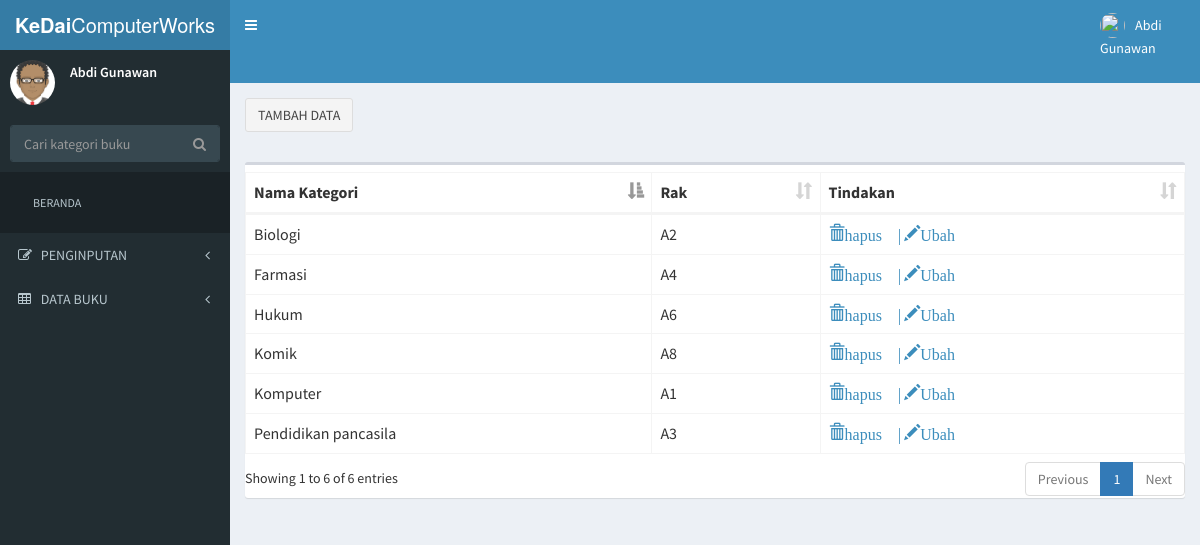
Page /web_extract/admin/datakategori.php (signed in) on the committed database.
### tables this page shows
CREATE TABLE `kategori` (
  `id` int(3) NOT NULL,
  `nama_kategori` varchar(20) NOT NULL,
  `rak` char(5) NOT NULL
);

### web_extract/admin/datakategori.php (the view, shortened to what this page needs)
<?php
$user		= $_COOKIE['ambil'];
?>
<!DOCTYPE html>
<html>
<head>
  <link rel="stylesheet" href="../bower_components/bootstrap/dist/css/bootstrap.min.css">
  <link rel="stylesheet" href="../bower_components/font-awesome/css/font-awesome.min.css">
  <link rel="stylesheet" href="../bower_components/Ionicons/css/ionicons.min.css">
  <link rel="stylesheet" href="../bower_components/datatables.net-bs/css/dataTables.bootstrap.min.css">
  <link rel="stylesheet" href="../dist/css/AdminLTE.min.css">
  <link rel="stylesheet" href="../dist/css/skins/_all-skins.min.css">
</head>
<body class="hold-transition skin-blue sidebar-mini">
<div class="wrapper">
  <header class="main-header">
    <a href="" class="logo">
      <span class="logo-lg"><b>KeDai</b>ComputerWorks</span>
    </a>
    <nav class="navbar navbar-static-top">
      <a href="#" class="sidebar-toggle" data-toggle="push-menu" role="button">
      </a>
      <div class="navbar-custom-menu">
        <ul class="nav navbar-nav">
          <li class="dropdown user user-menu">
            <a href="#" class="dropdown-toggle" data-toggle="dropdown">
              <img src="profil.jpg" class="user-image" alt="User Image">
              <span class="hidden-xs"><?php echo '<p>'.$user.'</p>'; ?></span>
            </a>
          </li>
        </ul>
      </div>
    </nav>
  </header>
  <aside class="main-sidebar">
    <section class="sidebar">
      <div class="user-panel">
        <div class="pull-left image">
          <img src="../dist/img/avatar.png" class="img-circle" alt="User Image">
        </div>
        <div class="pull-left info">
          <?php echo '<p>'.$user.'</p>'; ?>
        </div>
      </div>
      <form action="datakategori.php" method="post" class="sidebar-form">
        <div class="input-group">
          <input type="text" name="q" class="form-control" placeholder="Cari kategori buku">
          <span class="input-group-btn">
                <button type="submit" name="search" class="btn btn-flat"><i class="fa fa-search"></i>
                </button>
              </span>
        </div>
      </form>
      <ul class="sidebar-menu" data-widget="tree">
        <li class="header"><a href="home.php">BERANDA</a></li>
        <li class="treeview">
          <a href="">
            <i class="fa fa-edit"></i> <span>PENGINPUTAN</span>
			 <span class="pull-right-container">
              <i class="fa fa-angle-left pull-right"></i>
            </span>
			</a>
        </li>
        <li class="treeview">
          <a href="data.php">
            <i class="fa fa-table"></i> <span>DATA BUKU</span>
            <span class="pull-right-container">
              <i class="fa fa-angle-left pull-right"></i>
            </span>
			</a>
        </li>
		</ul>
    </section>
  </aside>
    <div class="content-wrapper">
	<section class="content-header">
      <div class="form-group">
                 <a href="kategori.php"><button type="submit" class="btn btn-default">TAMBAH DATA</button></a>
              </div>
    </section>
   <section class="content">
   <div class="row">
   <div class="col-xs-12">
          <div class="box">
              <table id="example2" class="table table-bordered table-hover">
                <thead>
                <tr>
                  <th>Nama Kategori</th>
                  <th>Rak</th>
                  <th>Tindakan</th>
                </tr>
                </thead>
                <tbody>
				<?php
$link = mysqli_connect("localhost", "root", "", "web") or die(mysqli_error());
	if(isset($_POST['search'])) {
		$judul = $_POST['q'];
		$query = "SELECT * FROM kategori WHERE nama_kategori LIKE '%".$judul."%'";
		$kirim = mysqli_query($link, $query) or die(mysqli_error());
	} else {
		$query = "SELECT * FROM kategori order by id desc";
		$kirim = mysqli_query($link, $query);
	}
	while ($namapengguna = mysqli_fetch_array($kirim)){
	echo '<tr>';
	echo '<td> '.$namapengguna['nama_kategori'] .'		</td>';
	echo '<td> '.$namapengguna['rak'].'  	</td>';
	echo '<td><a href="hapus1.php?ni='.$namapengguna['id'].' " <span class="glyphicon glyphicon-trash" onclick="return konfirmasihapus()" >hapus |</a>
			<a href="edit1.php?ni='.$namapengguna['id'].' " <span class="glyphicon glyphicon-pencil" >Ubah</a></td>';
	echo '</tr>';
}
?>
                </tbody>
              </table>
          </div>
 </div>
 </div>
</section>
  </div>
</div>
</body>
</html>

### rows in the picture
kategori: nama_kategori "Komik", rak "A8"
kategori: nama_kategori "Hukum", rak "A6"
kategori: nama_kategori "Farmasi", rak "A4"
kategori: nama_kategori "Pendidikan pancasila", rak "A3"
kategori: nama_kategori "Biologi", rak "A2"
kategori: nama_kategori "Komputer", rak "A1"

### other values in the picture
$user "Abdi Gunawan"
